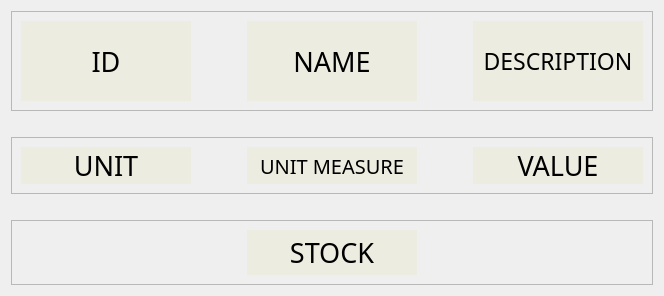
             <widget class="QWidget" name="rmpu_op">
              <layout class="QVBoxLayout" name="verticalLayout_31">
               <item>
                <widget class="QFrame" name="rmpu_f1">
                 <property name="frameShape">
                  <enum>QFrame::StyledPanel</enum>
                 </property>
                 <property name="frameShadow">
                  <enum>QFrame::Raised</enum>
                 </property>
                 <layout class="QHBoxLayout" name="horizontalLayout_33">
                  <item>
                   <widget class="QPushButton" name="rmpu_f1_btn_id">
                    <property name="sizePolicy">
                     <sizepolicy hsizetype="Minimum" vsizetype="Preferred">
                      <horstretch>0</horstretch>
                      <verstretch>0</verstretch>
                     </sizepolicy>
                    </property>
                    <property name="minimumSize">
                     <size>
                      <width>170</width>
                      <height>80</height>
                     </size>
                    </property>
                    <property name="sizeIncrement">
                     <size>
                      <width>0</width>
                      <height>0</height>
                     </size>
                    </property>
                    <property name="font">
                     <font>
                      <family>Fira Sans Medium</family>
                      <pointsize>20</pointsize>
                     </font>
                    </property>
                    <property name="autoFillBackground">
                     <bool>false</bool>
                    </property>
                    <property name="styleSheet">
                     <string notr="true">QPushButton:hover
{
   border: 4px solid  rgb(31, 80, 20);
	background-color: rgb(212, 212, 201);
	

}
QPushButton {
	background-color: rgb(236, 236, 224);
	border: none;
}
</string>
                    </property>
                    <property name="text">
                     <string>ID</string>
                    </property>
                    <property name="autoDefault">
                     <bool>false</bool>
                    </property>
                    <property name="default">
                     <bool>false</bool>
                    </property>
                    <property name="flat">
                     <bool>false</bool>
                    </property>
                   </widget>
                  </item>
                  <item>
                   <spacer name="horizontalSpacer_27">
                    <property name="orientation">
                     <enum>Qt::Horizontal</enum>
                    </property>
                    <property name="sizeType">
                     <enum>QSizePolicy::Maximum</enum>
                    </property>
                    <property name="sizeHint" stdset="0">
                     <size>
                      <width>50</width>
                      <height>20</height>
                     </size>
                    </property>
                   </spacer>
                  </item>
                  <item>
                   <widget class="QPushButton" name="rmpu_f1_btn_n">
                    <property name="sizePolicy">
                     <sizepolicy hsizetype="Minimum" vsizetype="Preferred">
                      <horstretch>0</horstretch>
                      <verstretch>0</verstretch>
                     </sizepolicy>
                    </property>
                    <property name="minimumSize">
                     <size>
                      <width>170</width>
                      <height>0</height>
                     </size>
                    </property>
                    <property name="sizeIncrement">
                     <size>
                      <width>0</width>
                      <height>0</height>
                     </size>
                    </property>
                    <property name="font">
                     <font>
                      <family>Fira Sans Medium</family>
                      <pointsize>20</pointsize>
                     </font>
                    </property>
                    <property name="autoFillBackground">
                     <bool>false</bool>
                    </property>
                    <property name="styleSheet">
                     <string notr="true">QPushButton:hover
{
   border: 4px solid  rgb(31, 80, 20);
	background-color: rgb(212, 212, 201);
	

}
QPushButton {
	background-color: rgb(236, 236, 224);
	border: none;
}
</string>
                    </property>
                    <property name="text">
                     <string>NAME</string>
                    </property>
                    <property name="autoDefault">
                     <bool>false</bool>
                    </property>
                    <property name="default">
                     <bool>false</bool>
                    </property>
                    <property name="flat">
                     <bool>false</bool>
                    </property>
                   </widget>
                  </item>
                  <item>
                   <spacer name="horizontalSpacer_28">
                    <property name="orientation">
                     <enum>Qt::Horizontal</enum>
                    </property>
                    <property name="sizeType">
                     <enum>QSizePolicy::Maximum</enum>
                    </property>
                    <property name="sizeHint" stdset="0">
                     <size>
                      <width>50</width>
                      <height>20</height>
                     </size>
                    </property>
                   </spacer>
                  </item>
                  <item>
                   <widget class="QPushButton" name="rmpu_f1_btn_desc">
                    <property name="sizePolicy">
                     <sizepolicy hsizetype="Minimum" vsizetype="Preferred">
                      <horstretch>0</horstretch>
                      <verstretch>0</verstretch>
                     </sizepolicy>
                    </property>
                    <property name="minimumSize">
                     <size>
                      <width>170</width>
                      <height>0</height>
                     </size>
                    </property>
                    <property name="sizeIncrement">
                     <size>
                      <width>0</width>
                      <height>0</height>
                     </size>
                    </property>
                    <property name="font">
                     <font>
                      <family>Fira Sans Medium</family>
                      <pointsize>17</pointsize>
                     </font>
                    </property>
                    <property name="autoFillBackground">
                     <bool>false</bool>
                    </property>
                    <property name="styleSheet">
                     <string notr="true">QPushButton:hover
{
   border: 4px solid  rgb(31, 80, 20);
	background-color: rgb(212, 212, 201);
	

}
QPushButton {
	background-color: rgb(236, 236, 224);
	border: none;
}
</string>
                    </property>
                    <property name="text">
                     <string>DESCRIPTION</string>
                    </property>
                    <property name="autoDefault">
                     <bool>false</bool>
                    </property>
                    <property name="default">
                     <bool>false</bool>
                    </property>
                    <property name="flat">
                     <bool>false</bool>
                    </property>
                   </widget>
                  </item>
                 </layout>
                </widget>
               </item>
               <item>
                <spacer name="verticalSpacer_16">
                 <property name="orientation">
                  <enum>Qt::Vertical</enum>
                 </property>
                 <property name="sizeType">
                  <enum>QSizePolicy::Maximum</enum>
                 </property>
                 <property name="sizeHint" stdset="0">
                  <size>
                   <width>20</width>
                   <height>20</height>
                  </size>
                 </property>
                </spacer>
               </item>
               <item>
                <widget class="QFrame" name="rmpu_f2">
                 <property name="frameShape">
                  <enum>QFrame::StyledPanel</enum>
                 </property>
                 <property name="frameShadow">
                  <enum>QFrame::Raised</enum>
                 </property>
                 <layout class="QHBoxLayout" name="horizontalLayout_34">
                  <item>
                   <widget class="QPushButton" name="rmpu_f2_btn_u">
                    <property name="sizePolicy">
                     <sizepolicy hsizetype="Minimum" vsizetype="Preferred">
                      <horstretch>0</horstretch>
                      <verstretch>0</verstretch>
                     </sizepolicy>
                    </property>
                    <property name="minimumSize">
                     <size>
                      <width>170</width>
                      <height>0</height>
                     </size>
                    </property>
                    <property name="sizeIncrement">
                     <size>
                      <width>0</width>
                      <height>0</height>
                     </size>
                    </property>
                    <property name="font">
                     <font>
                      <family>Fira Sans Medium</family>
                      <pointsize>20</pointsize>
                     </font>
                    </property>
                    <property name="autoFillBackground">
                     <bool>false</bool>
                    </property>
                    <property name="styleSheet">
                     <string notr="true">QPushButton:hover
{
   border: 4px solid  rgb(31, 80, 20);
	background-color: rgb(212, 212, 201);
	

}
QPushButton {
	background-color: rgb(236, 236, 224);
	border: none;
}
</string>
                    </property>
                    <property name="text">
                     <string>UNIT</string>
                    </property>
                    <property name="autoDefault">
                     <bool>false</bool>
                    </property>
                    <property name="default">
                     <bool>false</bool>
                    </property>
                    <property name="flat">
                     <bool>false</bool>
                    </property>
                   </widget>
                  </item>
                  <item>
                   <spacer name="horizontalSpacer_29">
                    <property name="orientation">
                     <enum>Qt::Horizontal</enum>
                    </property>
                    <property name="sizeType">
                     <enum>QSizePolicy::Maximum</enum>
                    </property>
                    <property name="sizeHint" stdset="0">
                     <size>
                      <width>50</width>
                      <height>20</height>
                     </size>
                    </property>
                   </spacer>
                  </item>
                  <item>
                   <widget class="QPushButton" name="rmpu_f2_btn_um">
                    <property name="sizePolicy">
                     <sizepolicy hsizetype="Minimum" vsizetype="Preferred">
                      <horstretch>0</horstretch>
                      <verstretch>0</verstretch>
                     </sizepolicy>
                    </property>
                    <property name="minimumSize">
                     <size>
                      <width>170</width>
                      <height>0</height>
                     </size>
                    </property>
                    <property name="sizeIncrement">
                     <size>
                      <width>0</width>
                      <height>0</height>
                     </size>
                    </property>
                    <property name="font">
                     <font>
                      <family>Fira Sans Medium</family>
                      <pointsize>15</pointsize>
                     </font>
                    </property>
                    <property name="autoFillBackground">
                     <bool>false</bool>
                    </property>
                    <property name="styleSheet">
                     <string notr="true">QPushButton:hover
{
   border: 4px solid  rgb(31, 80, 20);
	background-color: rgb(212, 212, 201);
	

}
QPushButton {
	background-color: rgb(236, 236, 224);
	border: none;
}
</string>
                    </property>
                    <property name="text">
                     <string>UNIT MEASURE</string>
                    </property>
                    <property name="autoDefault">
                     <bool>false</bool>
                    </property>
                    <property name="default">
                     <bool>false</bool>
                    </property>
                    <property name="flat">
                     <bool>false</bool>
                    </property>
                   </widget>
                  </item>
                  <item>
                   <spacer name="horizontalSpacer_30">
                    <property name="orientation">
                     <enum>Qt::Horizontal</enum>
                    </property>
                    <property name="sizeType">
                     <enum>QSizePolicy::Maximum</enum>
                    </property>
                    <property name="sizeHint" stdset="0">
                     <size>
                      <width>50</width>
                      <height>20</height>
                     </size>
                    </property>
                   </spacer>
                  </item>
                  <item>
                   <widget class="QPushButton" name="rmpu_f2_btn_v">
                    <property name="sizePolicy">
                     <sizepolicy hsizetype="Minimum" vsizetype="Preferred">
                      <horstretch>0</horstretch>
                      <verstretch>0</verstretch>
                     </sizepolicy>
                    </property>
                    <property name="minimumSize">
                     <size>
                      <width>170</width>
                      <height>0</height>
                     </size>
                    </property>
                    <property name="sizeIncrement">
                     <size>
                      <width>0</width>
                      <height>0</height>
                     </size>
                    </property>
                    <property name="font">
                     <font>
                      <family>Fira Sans Medium</family>
                      <pointsize>20</pointsize>
                     </font>
                    </property>
                    <property name="autoFillBackground">
                     <bool>false</bool>
                    </property>
                    <property name="styleSheet">
                     <string notr="true">QPushButton:hover
{
   border: 4px solid  rgb(31, 80, 20);
	background-color: rgb(212, 212, 201);
	

}
QPushButton {
	background-color: rgb(236, 236, 224);
	border: none;
}
</string>
                    </property>
                    <property name="text">
                     <string>VALUE</string>
                    </property>
                    <property name="autoDefault">
                     <bool>false</bool>
                    </property>
                    <property name="default">
                     <bool>false</bool>
                    </property>
                    <property name="flat">
                     <bool>false</bool>
                    </property>
                   </widget>
                  </item>
                 </layout>
                </widget>
               </item>
               <item>
                <spacer name="verticalSpacer_17">
                 <property name="orientation">
                  <enum>Qt::Vertical</enum>
                 </property>
                 <property name="sizeType">
                  <enum>QSizePolicy::Maximum</enum>
                 </property>
                 <property name="sizeHint" stdset="0">
                  <size>
                   <width>20</width>
                   <height>20</height>
                  </size>
                 </property>
                </spacer>
               </item>
               <item>
                <widget class="QFrame" name="rmpu_f3">
                 <property name="frameShape">
                  <enum>QFrame::StyledPanel</enum>
                 </property>
                 <property name="frameShadow">
                  <enum>QFrame::Raised</enum>
                 </property>
                 <layout class="QHBoxLayout" name="horizontalLayout_48">
                  <item>
                   <widget class="QPushButton" name="Spacer_btn_2">
                    <property name="sizePolicy">
                     <sizepolicy hsizetype="Minimum" vsizetype="Preferred">
                      <horstretch>0</horstretch>
                      <verstretch>0</verstretch>
                     </sizepolicy>
                    </property>
                    <property name="minimumSize">
                     <size>
                      <width>170</width>
                      <height>0</height>
                     </size>
                    </property>
                    <property name="sizeIncrement">
                     <size>
                      <width>0</width>
                      <height>0</height>
                     </size>
                    </property>
                    <property name="font">
                     <font>
                      <family>Fira Sans Medium</family>
                      <pointsize>20</pointsize>
                     </font>
                    </property>
                    <property name="autoFillBackground">
                     <bool>false</bool>
                    </property>
                    <property name="styleSheet">
                     <string notr="true"/>
                    </property>
                    <property name="text">
                     <string/>
                    </property>
                    <property name="autoDefault">
                     <bool>false</bool>
                    </property>
                    <property name="default">
                     <bool>false</bool>
                    </property>
                    <property name="flat">
                     <bool>true</bool>
                    </property>
                   </widget>
                  </item>
                  <item>
                   <spacer name="horizontalSpacer_46">
                    <property name="orientation">
                     <enum>Qt::Horizontal</enum>
                    </property>
                    <property name="sizeType">
                     <enum>QSizePolicy::Maximum</enum>
                    </property>
                    <property name="sizeHint" stdset="0">
                     <size>
                      <width>50</width>
                      <height>20</height>
                     </size>
                    </property>
                   </spacer>
                  </item>
                  <item>
                   <widget class="QPushButton" name="rmpu_f3_btn_stk">
                    <property name="sizePolicy">
                     <sizepolicy hsizetype="Minimum" vsizetype="Preferred">
                      <horstretch>0</horstretch>
                      <verstretch>0</verstretch>
                     </sizepolicy>
                    </property>
                    <property name="minimumSize">
                     <size>
                      <width>170</width>
                      <height>0</height>
                     </size>
                    </property>
                    <property name="sizeIncrement">
                     <size>
                      <width>0</width>
                      <height>0</height>
                     </size>
                    </property>
                    <property name="font">
                     <font>
                      <family>Fira Sans Medium</family>
                      <pointsize>20</pointsize>
                     </font>
                    </property>
                    <property name="autoFillBackground">
                     <bool>false</bool>
                    </property>
                    <property name="styleSheet">
                     <string notr="true">QPushButton:hover
{
   border: 4px solid  rgb(31, 80, 20);
	background-color: rgb(212, 212, 201);
	

}
QPushButton {
	background-color: rgb(236, 236, 224);
	border: none;
}
</string>
                    </property>
                    <property name="text">
                     <string>STOCK</string>
                    </property>
                    <property name="autoDefault">
                     <bool>false</bool>
                    </property>
                    <property name="default">
                     <bool>false</bool>
                    </property>
                    <property name="flat">
                     <bool>false</bool>
                    </property>
                   </widget>
                  </item>
                  <item>
                   <spacer name="horizontalSpacer_47">
                    <property name="orientation">
                     <enum>Qt::Horizontal</enum>
                    </property>
                    <property name="sizeType">
                     <enum>QSizePolicy::Maximum</enum>
                    </property>
                    <property name="sizeHint" stdset="0">
                     <size>
                      <width>50</width>
                      <height>20</height>
                     </size>
                    </property>
                   </spacer>
                  </item>
                  <item>
                   <widget class="QPushButton" name="Spacer_btn">
                    <property name="sizePolicy">
                     <sizepolicy hsizetype="Minimum" vsizetype="Preferred">
                      <horstretch>0</horstretch>
                      <verstretch>0</verstretch>
                     </sizepolicy>
                    </property>
                    <property name="minimumSize">
                     <size>
                      <width>170</width>
                      <height>0</height>
                     </size>
                    </property>
                    <property name="sizeIncrement">
                     <size>
                      <width>0</width>
                      <height>0</height>
                     </size>
                    </property>
                    <property name="font">
                     <font>
                      <family>Fira Sans Medium</family>
                      <pointsize>20</pointsize>
                     </font>
                    </property>
                    <property name="autoFillBackground">
                     <bool>false</bool>
                    </property>
                    <property name="styleSheet">
                     <string notr="true"/>
                    </property>
                    <property name="text">
                     <string/>
                    </property>
                    <property name="autoDefault">
                     <bool>false</bool>
                    </property>
                    <property name="default">
                     <bool>false</bool>
                    </property>
                    <property name="flat">
                     <bool>true</bool>
                    </property>
                   </widget>
                  </item>
                 </layout>
                </widget>
               </item>
              </layout>
             </widget>
